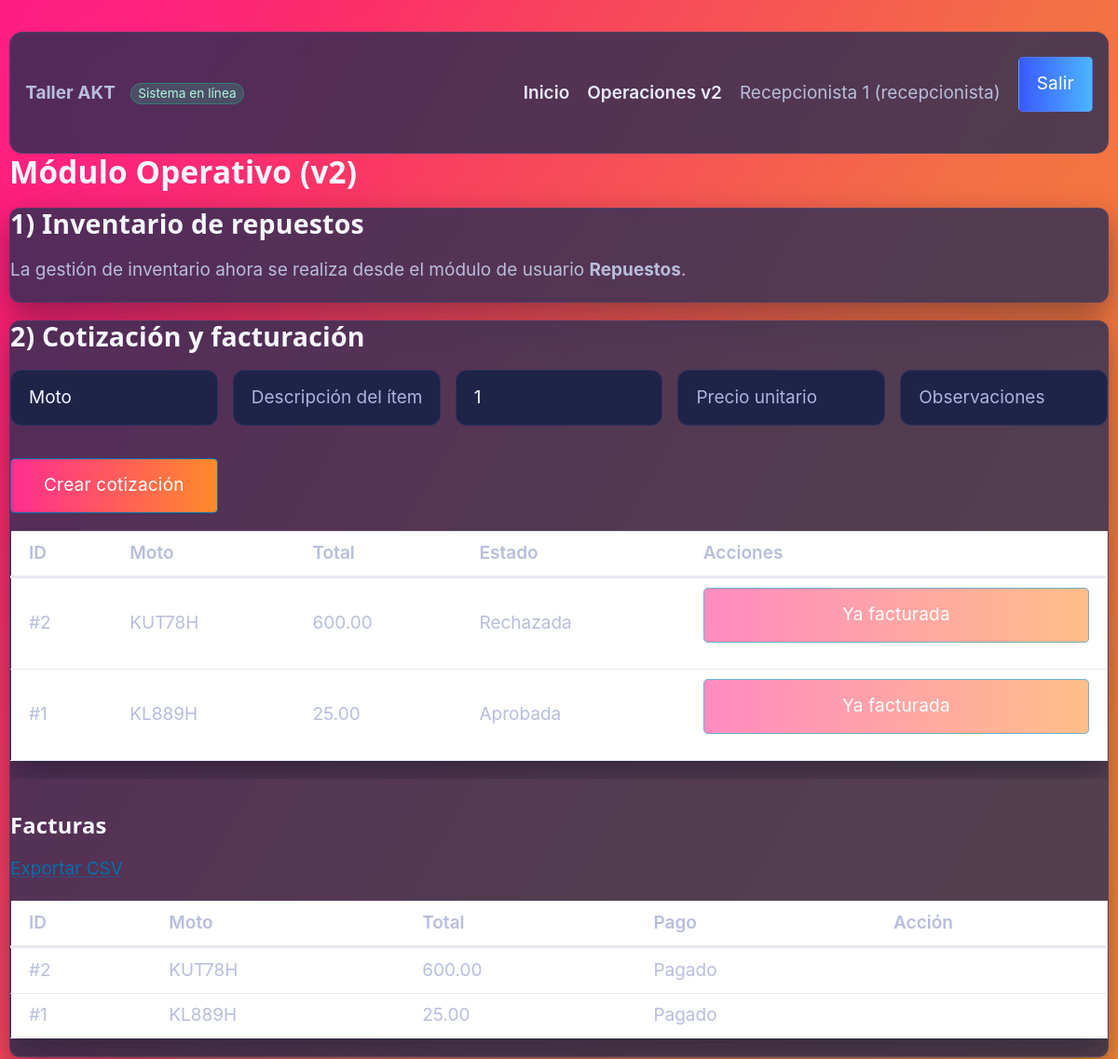
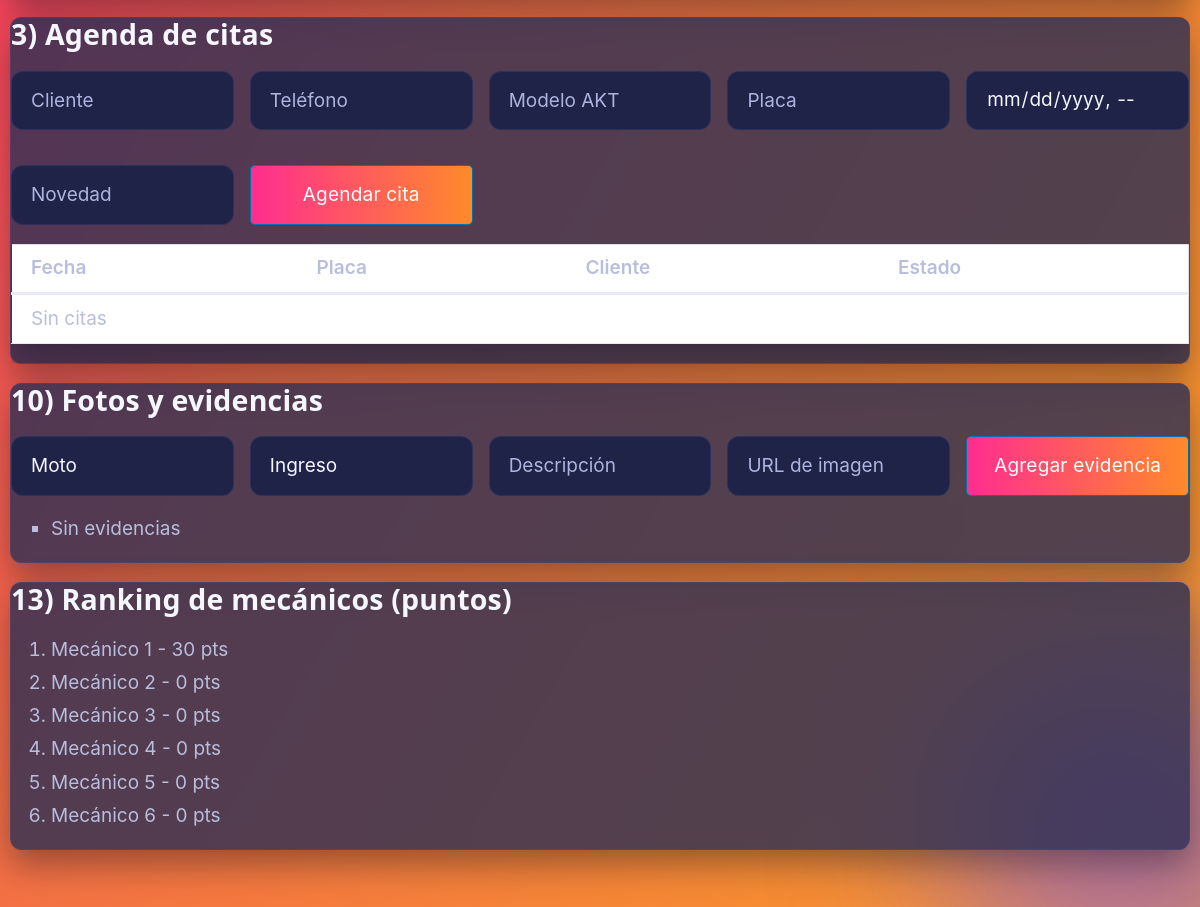
The app's page /operaciones/dashboard (signed in) with its own data (2 pictures, top to bottom).
### models.py (models this page shows, shortened)
class User(UserMixin, db.Model):
    __tablename__ = "users"
    id = db.Column(db.Integer, primary_key=True)
    username = db.Column(db.String(50), unique=True, nullable=False, index=True)
    password_hash = db.Column(db.String(255), nullable=False)
    role = db.Column(db.String(20), nullable=False, index=True)
    nombre_completo = db.Column(db.String(120), nullable=False)
    telefono = db.Column(db.String(30), nullable=True)
    activo = db.Column(db.Boolean, default=True, nullable=False)
    created_at = db.Column(db.DateTime, default=datetime.utcnow, nullable=False)
    motos_asignadas = db.relationship(
        "Moto",
        backref="mecanico_asignado",
        foreign_keys="Moto.mecanico_asignado_id",
        lazy=True,
    )
    motos_recepcionadas = db.relationship(
        "Moto",
        backref="recepcionista",
        foreign_keys="Moto.recepcionista_id",
        lazy=True,
    )

class Cotizacion(db.Model):
    __tablename__ = "cotizaciones"
    id = db.Column(db.Integer, primary_key=True)
    moto_id = db.Column(db.Integer, db.ForeignKey("motos.id"), nullable=False, index=True)
    creada_por_id = db.Column(db.Integer, db.ForeignKey("users.id"), nullable=False)
    estado = db.Column(db.String(20), nullable=False, default=CotizacionEstado.PENDIENTE.value)
    observaciones = db.Column(db.Text, nullable=True)
    total = db.Column(db.Float, nullable=False, default=0.0)
    created_at = db.Column(db.DateTime, default=datetime.utcnow, nullable=False)
    updated_at = db.Column(
        db.DateTime, default=datetime.utcnow, onupdate=datetime.utcnow, nullable=False
    )
    moto = db.relationship("Moto", lazy=True)
    creada_por = db.relationship("User", lazy=True)

class Moto(db.Model):
    __tablename__ = "motos"
    id = db.Column(db.Integer, primary_key=True)
    marca = db.Column(db.String(30), default="AKT", nullable=False)
    modelo = db.Column(db.String(80), nullable=False)
    placa = db.Column(db.String(20), nullable=False, unique=True, index=True)
    cliente_nombre = db.Column(db.String(120), nullable=False)
    cliente_telefono = db.Column(db.String(30), nullable=False)
    novedades = db.Column(db.Text, nullable=False)
    prioridad = db.Column(db.String(20), default=Prioridad.NORMAL.value, nullable=False)
    estado = db.Column(db.String(50), default=MotoEstado.INGRESADA.value, nullable=False, index=True)
    mecanico_asignado_id = db.Column(db.Integer, db.ForeignKey("users.id"), nullable=True, index=True)
    recepcionista_id = db.Column(db.Integer, db.ForeignKey("users.id"), nullable=False)
    fecha_ingreso = db.Column(db.DateTime, default=datetime.utcnow, nullable=False)
    fecha_asignacion = db.Column(db.DateTime, nullable=True)
    fecha_terminacion = db.Column(db.DateTime, nullable=True)
    fecha_entrega = db.Column(db.DateTime, nullable=True)
    notas_trabajo = db.Column(db.Text, nullable=True)
    fotos = db.Column(db.Text, nullable=True)

class Factura(db.Model):
    __tablename__ = "facturas"
    id = db.Column(db.Integer, primary_key=True)
    moto_id = db.Column(db.Integer, db.ForeignKey("motos.id"), nullable=False, index=True)
    cotizacion_id = db.Column(
        db.Integer, db.ForeignKey("cotizaciones.id"), nullable=True, index=True
    )
    total = db.Column(db.Float, nullable=False, default=0.0)
    estado_pago = db.Column(db.String(20), nullable=False, default=EstadoPago.PENDIENTE.value)
    fecha_emision = db.Column(db.DateTime, default=datetime.utcnow, nullable=False)
    fecha_pago = db.Column(db.DateTime, nullable=True)
    moto = db.relationship("Moto", lazy=True)
    cotizacion = db.relationship("Cotizacion", lazy=True)

### routes/operaciones.py (the view)
@operaciones_bp.route("/dashboard", methods=["GET"])
@login_required
@role_required("admin", "recepcionista")
def dashboard():
    repuestos = Repuesto.query.order_by(Repuesto.nombre.asc()).all()
    alertas_stock = Repuesto.query.filter(Repuesto.stock_actual <= Repuesto.stock_minimo).all()
    cotizaciones = Cotizacion.query.order_by(Cotizacion.created_at.desc()).limit(20).all()
    facturas = Factura.query.order_by(Factura.fecha_emision.desc()).limit(20).all()
    cotizaciones_facturadas = {f.cotizacion_id for f in facturas if f.cotizacion_id}
    citas = Cita.query.order_by(Cita.fecha_hora.asc()).limit(25).all()
    motos = Moto.query.order_by(Moto.fecha_ingreso.desc()).limit(50).all()
    evidencias = EvidenciaFoto.query.order_by(EvidenciaFoto.created_at.desc()).limit(30).all()
    ranking = (
        db.session.query(User.nombre_completo, func.coalesce(func.sum(PuntuacionMecanico.puntos), 0))
        .join(PuntuacionMecanico, PuntuacionMecanico.mecanico_id == User.id, isouter=True)
        .filter(User.role == UserRole.MECANICO.value)
        .group_by(User.id)
        .order_by(func.coalesce(func.sum(PuntuacionMecanico.puntos), 0).desc())
        .all()
    )
    return render_template(
        "operaciones/dashboard.html",
        repuestos=repuestos,
        alertas_stock=alertas_stock,
        cotizaciones=cotizaciones,
        facturas=facturas,
        cotizaciones_facturadas=cotizaciones_facturadas,
        citas=citas,
        motos=motos,
        evidencias=evidencias,
        ranking=ranking,
        cita_estados=[x.value for x in CitaEstado],
    )

### app.py (called while the page is built)
@login_manager.user_loader
def load_user(user_id):
    return db.session.get(User, int(user_id))

### routes/utils.py (called while the page is built)
def role_required(*roles):
    def decorator(func):
        @wraps(func)
        def wrapped(*args, **kwargs):
            if not current_user.is_authenticated:
                abort(401)
            if current_user.role not in roles:
                abort(403)
            return func(*args, **kwargs)
        return wrapped
    return decorator

### templates/operaciones/dashboard.html (shortened to what this page needs)
{% extends "base.html" %}
{% block content %}
<h2>Módulo Operativo (v2)</h2>
<section>
  <h3>1) Inventario de repuestos</h3>
  <p>La gestión de inventario ahora se realiza desde el módulo de usuario <strong>Repuestos</strong>.</p>
</section>
<section>
  <h3>2) Cotización y facturación</h3>
  <form method="post" action="{{ url_for('operaciones.crear_cotizacion') }}">
    <div class="grid">
      <select name="moto_id" required>
        <option value="">Moto</option>
      </select>
      <input name="descripcion" placeholder="Descripción del ítem" required />
      <input type="number" name="cantidad" min="1" value="1" />
      <input type="number" step="0.01" name="precio_unitario" min="0" placeholder="Precio unitario" />
      <input name="observaciones" placeholder="Observaciones" />
      <button type="submit">Crear cotización</button>
    </div>
  </form>
  <div class="table-wrap">
    <table>
      <thead><tr><th>ID</th><th>Moto</th><th>Total</th><th>Estado</th><th>Acciones</th></tr></thead>
      <tbody>
        {% for c in cotizaciones %}
        <tr>
          <td>#{{ c.id }}</td>
          <td>{{ c.moto.placa if c.moto else "-" }}</td>
          <td>{{ "%.2f"|format(c.total) }}</td>
          <td>{{ c.estado }}</td>
          <td>
            <div class="grid">
              {% if c.estado == "Pendiente" %}
              <form method="post" action="{{ url_for('operaciones.cambiar_estado_cotizacion', cotizacion_id=c.id) }}">
                <input type="hidden" name="csrf_token" value="{{ csrf_token() }}" />
                <input type="hidden" name="estado" value="Aprobada" />
                <button type="submit">Aprobar</button>
              </form>
              <form method="post" action="{{ url_for('operaciones.cambiar_estado_cotizacion', cotizacion_id=c.id) }}">
                <input type="hidden" name="csrf_token" value="{{ csrf_token() }}" />
                <input type="hidden" name="estado" value="Rechazada" />
                <button class="secondary" type="submit">Rechazar</button>
              </form>
              {% elif c.estado == "Aprobada" and c.id not in cotizaciones_facturadas %}
              <form method="post" action="{{ url_for('operaciones.facturar_cotizacion', cotizacion_id=c.id) }}">
                <input type="hidden" name="csrf_token" value="{{ csrf_token() }}" />
                <button class="secondary" type="submit">Facturar</button>
              </form>
              {% elif c.id in cotizaciones_facturadas %}
              <button type="button" disabled>Ya facturada</button>
              {% else %}
              <button type="button" disabled>Rechazada</button>
              {% endif %}
            </div>
          </td>
        </tr>
        {% else %}
        <tr><td colspan="5">Sin cotizaciones</td></tr>
        {% endfor %}
      </tbody>
    </table>
  </div>
  <h4>Facturas</h4>
  <p><a href="{{ url_for('operaciones.exportar_facturas_csv') }}">Exportar CSV</a></p>
  <div class="table-wrap">
    <table>
      <thead><tr><th>ID</th><th>Moto</th><th>Total</th><th>Pago</th><th>Acción</th></tr></thead>
      <tbody>
        {% for f in facturas %}
        <tr>
          <td>#{{ f.id }}</td>
          <td>{{ f.moto.placa if f.moto else "-" }}</td>
          <td>{{ "%.2f"|format(f.total) }}</td>
          <td>{{ f.estado_pago }}</td>
          <td>
          </td>
        </tr>
        {% else %}
        <tr><td colspan="5">Sin facturas</td></tr>
        {% endfor %}
      </tbody>
    </table>
  </div>
</section>
<section>
  <h3>3) Agenda de citas</h3>
  <form method="post" action="{{ url_for('operaciones.crear_cita') }}">
    <div class="grid">
      <input name="cliente_nombre" placeholder="Cliente" required />
      <input name="cliente_telefono" placeholder="Teléfono" required />
      <input name="modelo" placeholder="Modelo AKT" required />
      <input name="placa" placeholder="Placa" required />
      <input type="datetime-local" name="fecha_hora" required />
      <input name="novedad" placeholder="Novedad" required />
      <button type="submit">Agendar cita</button>
    </div>
  </form>
  <div class="table-wrap">
    <table>
      <thead><tr><th>Fecha</th><th>Placa</th><th>Cliente</th><th>Estado</th></tr></thead>
      <tbody>
        {% for c in citas %}
        <tr>
          <td>{{ c.fecha_hora.strftime("%Y-%m-%d %H:%M") }}</td>
          <td>{{ c.placa }}</td>
          <td>{{ c.cliente_nombre }}</td>
          <td>{{ c.estado }}</td>
        </tr>
        {% else %}
        <tr><td colspan="4">Sin citas</td></tr>
        {% endfor %}
      </tbody>
    </table>
  </div>
</section>
<section>
  <h3>10) Fotos y evidencias</h3>
  <form method="post" action="{{ url_for('operaciones.subir_evidencia') }}">
    <div class="grid">
      <select name="moto_id" required>
        <option value="">Moto</option>
      </select>
      <select name="etapa">
        <option value="ingreso">Ingreso</option>
      </select>
      <input name="descripcion" placeholder="Descripción" />
      <input name="url_foto" placeholder="URL de imagen" required />
      <button type="submit">Agregar evidencia</button>
    </div>
  </form>
  <ul>
    {% for e in evidencias %}
      <li>{{ e.created_at.strftime("%Y-%m-%d %H:%M") }} - {{ e.moto.placa if e.moto else "-" }} - {{ e.etapa }} - {{ e.url_foto }}</li>
    {% else %}
      <li>Sin evidencias</li>
    {% endfor %}
  </ul>
</section>
<section>
  <h3>13) Ranking de mecánicos (puntos)</h3>
  <ol>
    {% for nombre, puntos in ranking %}
      <li>{{ nombre }} - {{ puntos|int }} pts</li>
    {% else %}
      <li>Sin datos todavía</li>
    {% endfor %}
  </ol>
</section>
{% endblock %}

### templates/base.html (shortened to what this page needs)
<!doctype html>
<html lang="es">
  <head>
    <link rel="stylesheet" href="https://cdn.jsdelivr.net/npm/@picocss/pico@2/css/pico.min.css" />
    <link rel="stylesheet" href="{{ url_for('static', filename='css/styles.css') }}" />
  </head>
  <body data-role="{{ current_user.role if current_user.is_authenticated else '' }}">
    <div class="bg-orb orb-1"></div>
    <div class="bg-orb orb-2"></div>
    <main class="container">
      <nav>
        <ul>
          <li>
            <strong>Taller AKT</strong>
            <small class="status-chip">Sistema en línea</small>
          </li>
        </ul>
        {% if current_user.is_authenticated %}
        <ul>
          <li><a href="{{ url_for('auth.redirect_dashboard') }}">Inicio</a></li>
          {% if current_user.role in ['admin', 'recepcionista'] %}
          <li><a href="{{ url_for('operaciones.dashboard') }}">Operaciones v2</a></li>
          {% endif %}
          <li>{{ current_user.nombre_completo }} ({{ current_user.role }})</li>
          <li>
            <form method="post" action="{{ url_for('auth.logout') }}">
              <button class="secondary" type="submit">Salir</button>
            </form>
          </li>
        </ul>
        {% else %}
        <ul>
          <li><a href="{{ url_for('cliente.consultar_estado') }}">Consulta cliente</a></li>
          <li><a href="{{ url_for('cliente.portal_login') }}">Portal cliente</a></li>
          <li><a href="{{ url_for('auth.login') }}">Iniciar sesión</a></li>
        </ul>
        {% endif %}
      </nav>
      {% block content %}{% endblock %}
    </main>
  </body>
  </html>

### static/css/styles.css (style rules this page uses)
:root { --bg-dark: #242748; --bg-dark-2: #2b2e52; --panel: #2b2f54cc; --line: #5961a033; --accent-pink: #ff2d8f; --accent-orange: #ff8a2a; --accent-blue: #4b6bff; --text-main: #f5f7ff; --text-muted: #b8bedc; }
body { background: linear-gradient(120deg, #ff0f7b 0%, #f36f45 48%, #f89b29 100%); color: #f1f5f9; margin: 0; min-height: 100vh; font-family: "Inter", "Segoe UI", system-ui, -apple-system, sans-serif; }
article, table, details, section { background: var(--panel); border: 1px solid var(--line); backdrop-filter: blur(10px); box-shadow: 0 14px 35px rgba(11, 13, 30, 0.4); }
button { background: linear-gradient(90deg, var(--accent-pink), var(--accent-orange)); border-color: transparent; color: #fff; font-weight: 700; border-radius: 12px; letter-spacing: 0.2px; }
button.secondary { background: linear-gradient(90deg, #3958ff, #4cb5ff); color: #fff; border: 1px solid #6e83ff66; }
button:disabled { cursor: not-allowed; opacity: 0.55; color: #fff; }
main.container { padding-bottom: 2rem; position: relative; z-index: 2; max-width: 1180px; }
nav { gap: 0.5rem; flex-wrap: wrap; margin-top: 0.8rem; background: #2a2d52cc; border: 1px solid #747cb133; border-radius: 14px; padding: 0.35rem 0.85rem; backdrop-filter: blur(10px); }
nav a { color: #e8ecff; font-weight: 600; }
.status-chip { margin-left: 0.55rem; padding: 0.12rem 0.4rem; border-radius: 999px; background: #34d39933; color: #aff8dc; font-size: 0.72rem; border: 1px solid rgba(16, 185, 129, 0.45); }
.grid { grid-template-columns: repeat(auto-fit, minmax(220px, 1fr)); gap: 0.85rem; }
.table-wrap { width: 100%; overflow-x: auto; -webkit-overflow-scrolling: touch; }
table { width: 100%; min-width: 620px; }
details, section, article { border-radius: 0.6rem; }
h2, h3, h4 { color: var(--text-main); letter-spacing: 0.2px; }
p, li, td, th, label, small, summary { color: var(--text-muted); }
.bg-orb { position: fixed; width: 380px; height: 380px; border-radius: 999px; filter: blur(85px); opacity: 0.5; z-index: 1; pointer-events: none; }
.orb-1 { background: #ff2d8f; top: -120px; left: -120px; }
.orb-2 { background: #6b4dff; right: -120px; bottom: -120px; }
input, select, textarea { background: #1f2348 !important; color: #f5f7ff !important; border: 1px solid #606cb633 !important; border-radius: 12px !important; }
input::placeholder, textarea::placeholder { color: #acb4df !important; }

### records on screen
User: nombre_completo "Recepcionista 1", role "recepcionista"
Cotizacion: id "2", moto "KUT78H", total "600.00", estado "Rechazada", shows "Ya facturada"
Cotizacion: id "1", moto "KL889H", total "25.00", estado "Aprobada", shows "Ya facturada"
Factura: id "2", moto "KUT78H", total "600.00", estado_pago "Pagado"
Factura: id "1", moto "KL889H", total "25.00", estado_pago "Pagado"
User: nombre_completo "Mecánico 1", puntos "30"
User: nombre_completo "Mecánico 2", puntos "0"
User: nombre_completo "Mecánico 3", puntos "0"
User: nombre_completo "Mecánico 4", puntos "0"
User: nombre_completo "Mecánico 5", puntos "0"
User: nombre_completo "Mecánico 6", puntos "0"
